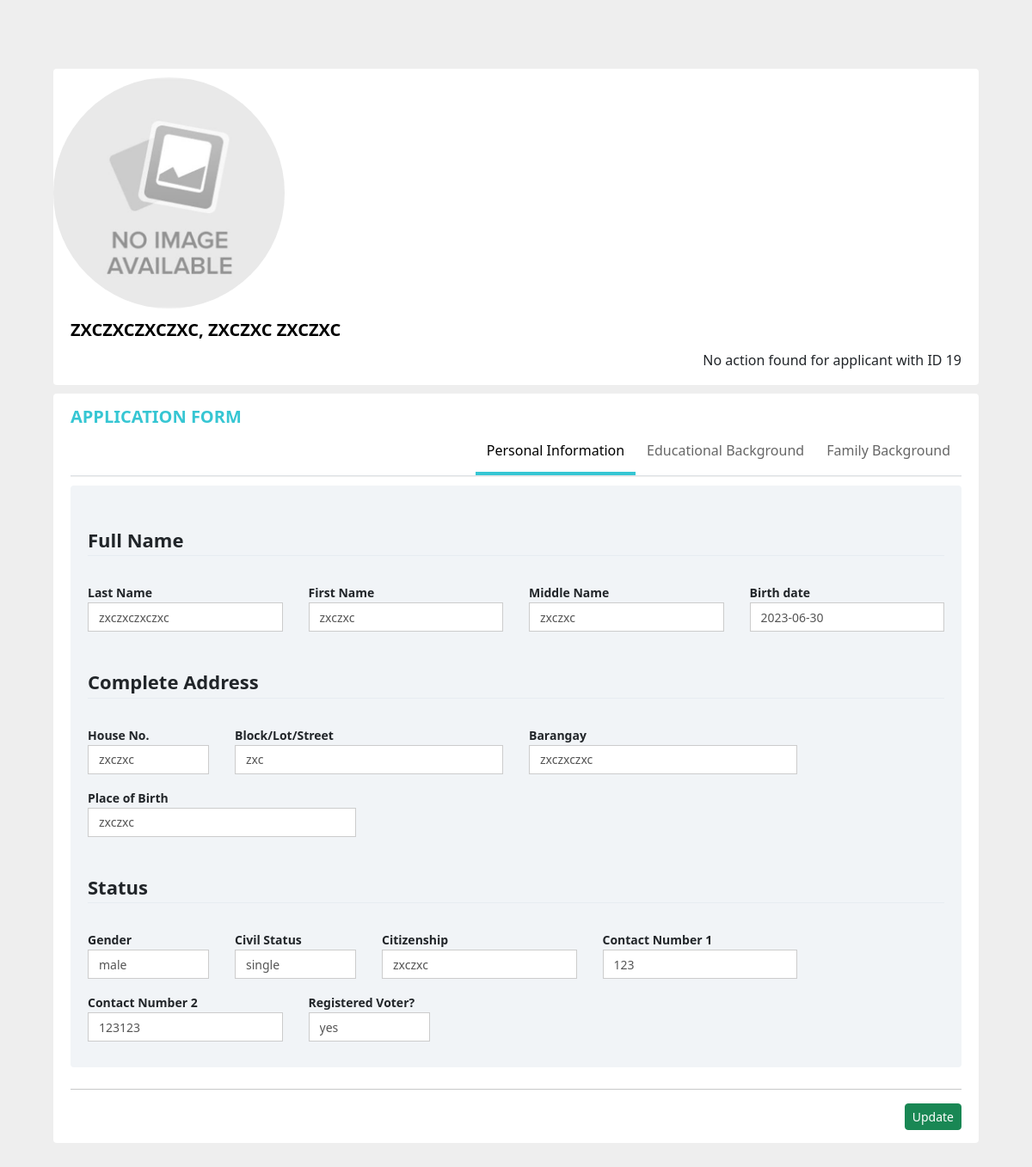
Page /pages/admin/action/profileStaffDb.php?id=19 on the earlier database version.
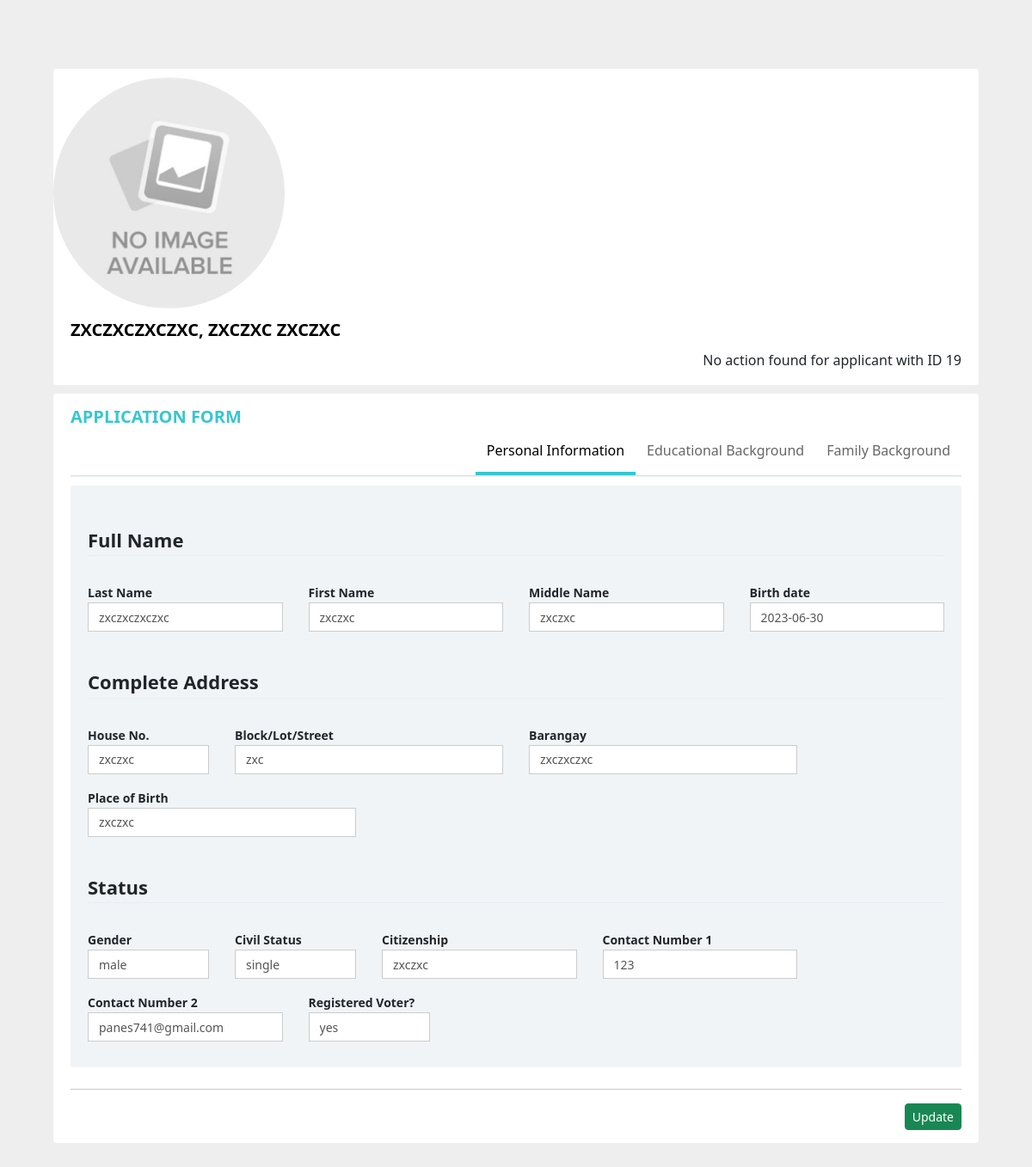
Same page on the later database version.
### tables this page shows
CREATE TABLE `registration` (
  `applicant_id` int(11) NOT NULL,
  `fullName` varchar(255) NOT NULL,
  `lastName` varchar(50) NOT NULL,
  `firstName` varchar(50) NOT NULL,
  `middleName` varchar(50) NOT NULL,
  `status` varchar(100) DEFAULT NULL,
  `gender` varchar(10) NOT NULL,
  `civilStatus` varchar(10) NOT NULL,
  `voter` varchar(5) NOT NULL,
  `birthDate` date NOT NULL,
  `birthPlace` varchar(100) NOT NULL,
  `citizenship` varchar(10) NOT NULL,
  `fullAddress` varchar(255) NOT NULL,
  `houseAddress` varchar(100) NOT NULL,
  `streetAddress` varchar(100) NOT NULL,
  `barangayAddress` varchar(100) NOT NULL,
  `contactNum1` varchar(20) NOT NULL,
  `contactNum2` varchar(255) NOT NULL,
  `pic2x2` varchar(255) NOT NULL,
  `signaturePic` varchar(255) NOT NULL,
  `schoolName` varchar(100) NOT NULL,
  `schoolAddress` varchar(100) NOT NULL,
  `schoolType` varchar(10) NOT NULL,
  `course` varchar(50) NOT NULL,
  `yearLevel` varchar(50) NOT NULL,
  `fatherName` varchar(100) NOT NULL,
  `fatherStatus` varchar(20) NOT NULL,
  `fatherAddress` varchar(100) NOT NULL,
  `fatherContact` int(20) NOT NULL,
  `fatherOccupation` varchar(50) NOT NULL,
  `fatherEduc` varchar(50) NOT NULL,
  `motherName` varchar(100) NOT NULL,
  `motherStatus` varchar(50) NOT NULL,
  `motherAddress` varchar(100) NOT NULL,
  `motherContact` int(20) NOT NULL,
  `motherOccupation` varchar(50) NOT NULL,
  `motherEduc` varchar(50) NOT NULL,
  `guardianName` varchar(100) NOT NULL,
  `guardianAddress` varchar(100) NOT NULL,
  `guardianContact` int(20) NOT NULL,
  `guardianOccupation` varchar(50) NOT NULL,
  `guardianEduc` varchar(50) NOT NULL,
  `sibling1` varchar(200) NOT NULL,
  `sibling2` varchar(200) NOT NULL,
  `sibling3` varchar(200) NOT NULL,
  `sibling4` varchar(200) NOT NULL,
  `sibling5` varchar(200) NOT NULL,
  `sibling6` varchar(200) NOT NULL,
  `sizeFamily` int(50) NOT NULL,
  `annualGross` int(100) NOT NULL,
  `date` date NOT NULL DEFAULT current_timestamp()
);

### pages/admin/action/profileStaffDb.php (the view, shortened to what the rows shown need)
<?php
include '../include/dbConnection.php';
if (isset($_GET['id'])) {
    $applicantId = $_GET['id'];
    $sql = "SELECT * FROM registration WHERE applicant_id = '$applicantId'";
    $result = mysqli_query($conn, $sql);
    if ($result) {
        if (mysqli_num_rows($result) > 0) {
            $row = mysqli_fetch_assoc($result);
            extract($row);
        } else {
            echo "No row found with the specified ID.";
        }
    } else {
        echo "Error executing the query: " . mysqli_error($conn);
    }
} else {
    echo "No ID parameter found in the URL.";
}
?>
<!DOCTYPE html>
<html lang="en">
<head>
    <link href="https://cdn.jsdelivr.net/npm/bootstrap@5.3.0/dist/css/bootstrap.min.css" rel="stylesheet">
    <link rel="stylesheet" href="../../style/tabbing.css">
</head>
<body>
    <div class="container">
        <div class="profileBar">
            <div class="portlet light profileBar-portlet">
                <div class="profile-usertab">
                    <div class="profile-user-name text-uppercase"><?php echo $fullName ?>
                    </div>
                    <div class="actionBtn">
                        <?php if ($status == 'done') {
                            $status_sql = "SELECT * FROM registration_approval WHERE application_id = '$applicantId'";
                            $status_result = mysqli_query($conn, $status_sql);
                            if ($status_result) {
                                $row = mysqli_fetch_assoc($status_result);
                                if ($row) {
                                    $action = $row['action_type'];
                                    echo "Applicant Status: $action";
                                } else {
                                    echo "No action found for applicant with ID $applicantId";
                                }
                            } else {
                                echo "Error executing the query: " . mysqli_error($conn);
                            }
                        }
                        ?>
                    </div>
                </div>
            </div>
        </div>
        <div class="portlet light">
            <div class="tab-content">
                <div class="tab-pane active" id="personInfo">
                    <form class="profile-form" role="form" autocomplete="on">
                        <div class="portletForm light bg-inverse">
                            <div class="portlet-body form">
                                <div class="row">
                                    <div class="col-md-3 col-sm-4">
                                        <div class="form-group">
                                            <label class="control-label bold font-xs">Last Name</label>
                                            <input type="text" class="form-control" name="l-name" id="l-name" value="<?php echo $lastName ?> " readonly>
                                        </div>
                                    </div>
                                    <div class="col-md-3 col-sm-4">
                                        <div class="form-group">
                                            <label class="control-label bold font-xs">First Name</label>
                                            <input type="text" class="form-control" name="f-name" id="f-name" value="<?php echo $firstName ?> " readonly>
                                        </div>
                                    </div>
                                    <div class="col-md-3 col-sm-4">
                                        <div class="form-group">
                                            <label class="control-label bold font-xs">Middle Name</label>
                                            <input type="text" class="form-control" name="m-name" id="m-name" value="<?php echo $middleName ?> " readonly>
                                        </div>
                                    </div>
                                    <div class="col-md-3">
                                        <div class="form-group">
                                            <div class="input-group">
                                                <input type="text" class="form-control" name="b-date" id="b-date" value="<?php echo $birthDate ?> " readonly>
                                            </div>
                                        </div>
                                    </div>
                                </div>
                                <div class="row">
                                    <div class="col-md-2">
                                        <div class="form-group">
                                            <label class="control-label bold font-xs">House No.</label>
                                            <input type="text" class="form-control" name="add-ress" id="add-ress" value="<?php echo $houseAddress ?> " readonly>
                                        </div>
                                    </div>
                                    <div class="col-md-4 col-sm-5">
                                        <div class="form-group">
                                            <label class="control-label bold font-xs">Block/Lot/Street</label>
                                            <input type="text" class="form-control" name="block-lot" id="block-lot" value="<?php echo $streetAddress ?> " readonly>
                                        </div>
                                    </div>
                                    <div class="col-md-4 col-sm-5">
                                        <div class="form-group">
                                            <label class="control-label bold font-xs">Barangay</label>
                                            <input type="text" class="form-control" name="street" id="street" value="<?php echo $barangayAddress ?> " readonly>
                                        </div>
                                    </div>
                                    <div class="col-md-4">
                                        <div class="form-group">
                                            <label class="control-label bold font-xs">Place of Birth</label>
                                            <input type="text" class="form-control" name="place-birth" id="place-birth" value="<?php echo $birthPlace ?> " readonly>
                                        </div>
                                    </div>
                                </div>
                                <div class="row">
                                    <div class="col-md-2 col-sm-3">
                                        <div class="form-group">
                                            <label class="control-label bold font-xs">Gender</label>
                                            <input type="text" class="form-control" name="place-birth" id="place-birth" value="<?php echo $gender ?> " readonly>
                                        </div>
                                    </div>
                                    <div class="col-md-2 col-sm-3">
                                        <div class="form-group">
                                            <label class="control-label bold font-xs">Civil Status</label>
                                            <input type="text" class="form-control" name="place-birth" id="place-birth" value="<?php echo $civilStatus ?> " readonly>
                                        </div>
                                    </div>
                                    <div class="col-md-3 col-sm-4">
                                        <div class="form-group">
                                            <label class="control-label bold font-xs">Citizenship</label>
                                            <input type="text" class="form-control" name="place-birth" id="place-birth" value="<?php echo $citizenship ?> " readonly>
                                        </div>
                                    </div>
                                    <div class="col-md-3 col-sm-4">
                                        <div class="form-group">
                                            <label class="control-label bold font-xs">Contact Number 1</label>
                                            <input type="text" class="form-control" name="contactNum" id="contactNum" value="<?php echo $contactNum1 ?> " readonly>
                                        </div>
                                    </div>
                                    <div class="col-md-3 col-sm-4">
                                        <div class="form-group">
                                            <label class="control-label bold font-xs">Contact Number 2</label>
                                            <input type="text" class="form-control" name="contactNum2" id="contactNum2" value="<?php echo $contactNum2 ?> " readonly>
                                        </div>
                                    </div>
                                    <div class="col-md-2 col-sm-3">
                                        <div class="form-group">
                                            <label class="control-label bold font-xs">Registered Voter?</label>
                                            <input type="text" class="form-control" name="contactNum2" id="contactNum2" value="<?php echo $voter ?> " readonly>
                                        </div>
                                    </div>
                                </div>
                            </div>
                        </div>
                    </form>
                </div>
            </div>
        </div>
    </div>
</body>
</html>

Differences in the rows shown:
changed registration "ZXCZXCZXCZXC, ZXCZXC ZXCZXC": contactNum2 "123123" → "panes741@gmail.com"
